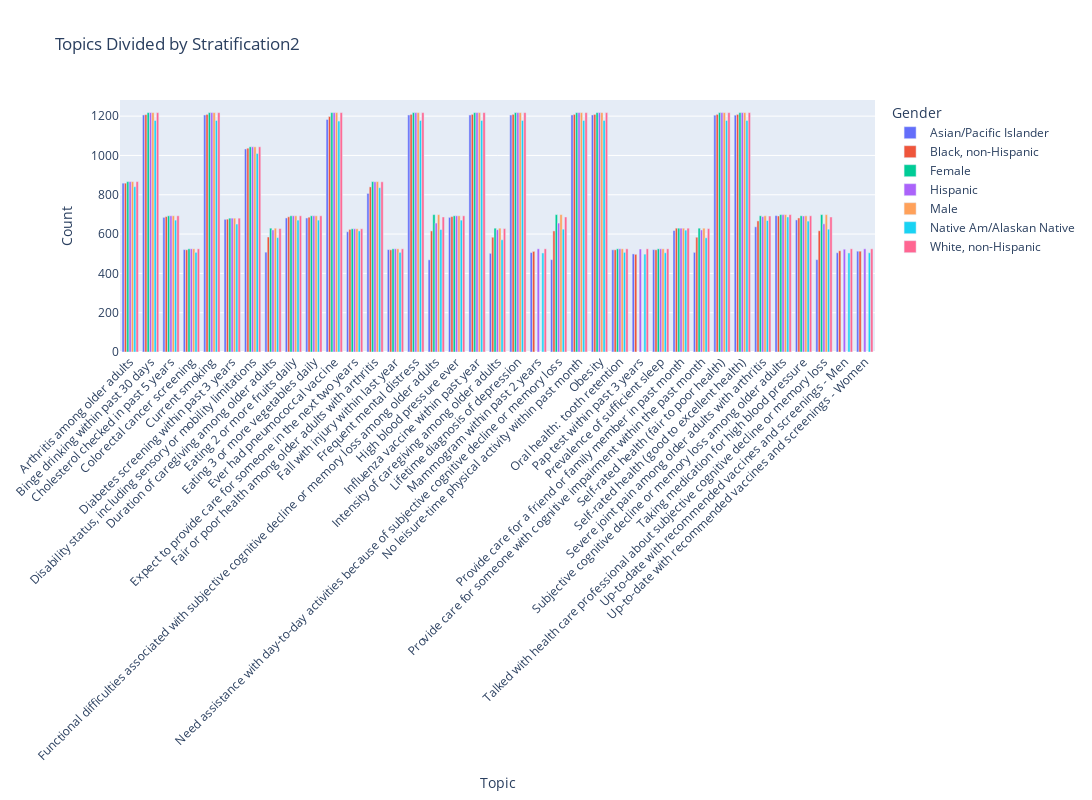

The cell this chart's notebook holds for it:
### Code cell
# Interactice bar chart for analizing topics by Stratification2:
#   'Hispanic'
#   'Asian/Pacific Islander'
#   'Male'
#   'Black, non-Hispanic'
#   'Native Am/Alaskan Native'
#   'White, non-Hispanic'                   
#   'Female'

data_cleaned_percent = data_cleaned[data_cleaned['Data_Value_Unit'] == '%'] 
topics_by_stratification2 = data_cleaned_percent.groupby(['Topic', 'Stratification2']).size().unstack()

topics_by_stratification2_long = topics_by_stratification2.reset_index().melt(id_vars='Topic', var_name='Gender', value_name='Count')

# Create the bar chart
fig = px.bar(topics_by_stratification2_long, x='Topic', y='Count', color='Gender', 
             title='Topics Divided by Stratification2',
             labels={'Count':'Count', 'Topic':'Topic'},
             barmode='group')

# Update layout
fig.update_layout(xaxis_title='Topic',
                  yaxis_title='Count',
                  legend_title='Gender',
                  xaxis_tickangle=-45,
                  width=1300,
                  height=800
                  )

# Show the interactive plot
fig.show()

### Figure 1 — Plotly figure (JSON) as saved in the notebook; plotly's stock layout.template omitted (floating-point values rounded to 4 significant figures)
{"data": [{"alignmentgroup": "True", "hovertemplate": "Gender=Asian/Pacific Islander<br>Topic=%{x}<br>Count=%{y}<extra></extra>", "legendgroup": "Asian/Pacific Islander", "marker": {"color": "#636efa", "pattern": {"shape": ""}}, "name": "Asian/Pacific Islander", "offsetgroup": "Asian/Pacific Islander", "orientation": "v", "showlegend": true, "textposition": "auto", "type": "bar", "x": ["Arthritis among older adults", "Binge drinking within past 30 days", "Cholesterol checked in past 5 years", "Colorectal cancer screening", "Current smoking", "Diabetes screening within past 3 years", "Disability status, including sensory or mobility limitations", "Duration of caregiving among older adults", "Eating 2 or more fruits daily", "Eating 3 or more vegetables daily", "Ever had pneumococcal vaccine", "Expect to provide care for someone in the next two years", "Fair or poor health among older adults with arthritis", "Fall with injury within last year", "Frequent mental distress", "Functional difficulties associated with subjective cognitive decline or memory loss among older adults", "High blood pressure ever", "Influenza vaccine within past year", "Intensity of caregiving among older adults", "Lifetime diagnosis of depression", "Mammogram within past 2 years", "Need assistance with day-to-day activities because of subjective cognitive decline or memory loss", "No leisure-time physical activity within past month", "Obesity", "Oral health:  tooth retention", "Pap test within past 3 years", "Prevalence of sufficient sleep", "Provide care for a friend or family member in past month", "Provide care for someone with cognitive impairment within the past month", "Self-rated health (fair to poor health)", "Self-rated health (good to excellent health)", "Severe joint pain among older adults with arthritis", "Subjective cognitive decline or memory loss among older adults", "Taking medication for high blood pressure", "Talked with health care professional about subjective cognitive decline or memory loss", "Up-to-date with recommended vaccines and screenings - Men", "Up-to-date with recommended vaccines and screenings - Women"], "xaxis": "x", "y": [859, 1206, 685, 521, 1206, 675, 1033, 508, 682, 682, 1183, 612, 807, 521, 1206, 469, 685, 1206, 502, 1206, 506, 470, 1206, 1206, 520, 499, 521, 618, 507, 1205, 1205, 637, 694, 672, 470, 505, 513], "yaxis": "y"}, {"alignmentgroup": "True", "hovertemplate": "Gender=Black, non-Hispanic<br>Topic=%{x}<br>Count=%{y}<extra></extra>", "legendgroup": "Black, non-Hispanic", "marker": {"color": "#EF553B", "pattern": {"shape": ""}}, "name": "Black, non-Hispanic", "offsetgroup": "Black, non-Hispanic", "orientation": "v", "showlegend": true, "textposition": "auto", "type": "bar", "x": ["Arthritis among older adults", "Binge drinking within past 30 days", "Cholesterol checked in past 5 years", "Colorectal cancer screening", "Current smoking", "Diabetes screening within past 3 years", "Disability status, including sensory or mobility limitations", "Duration of caregiving among older adults", "Eating 2 or more fruits daily", "Eating 3 or more vegetables daily", "Ever had pneumococcal vaccine", "Expect to provide care for someone in the next two years", "Fair or poor health among older adults with arthritis", "Fall with injury within last year", "Frequent mental distress", "Functional difficulties associated with subjective cognitive decline or memory loss among older adults", "High blood pressure ever", "Influenza vaccine within past year", "Intensity of caregiving among older adults", "Lifetime diagnosis of depression", "Mammogram within past 2 years", "Need assistance with day-to-day activities because of subjective cognitive decline or memory loss", "No leisure-time physical activity within past month", "Obesity", "Oral health:  tooth retention", "Pap test within past 3 years", "Prevalence of sufficient sleep", "Provide care for a friend or family member in past month", "Provide care for someone with cognitive impairment within the past month", "Self-rated health (fair to poor health)", "Self-rated health (good to excellent health)", "Severe joint pain among older adults with arthritis", "Subjective cognitive decline or memory loss among older adults", "Taking medication for high blood pressure", "Talked with health care professional about subjective cognitive decline or memory loss", "Up-to-date with recommended vaccines and screenings - Men", "Up-to-date with recommended vaccines and screenings - Women"], "xaxis": "x", "y": [859, 1208, 689, 520, 1209, 676, 1037, 585, 688, 686, 1198, 624, 840, 520, 1209, 616, 689, 1209, 584, 1209, 512, 616, 1209, 1209, 520, 497, 520, 630, 584, 1209, 1209, 667, 692, 682, 617, 515, 513], "yaxis": "y"}, {"alignmentgroup": "True", "hovertemplate": "Gender=Female<br>Topic=%{x}<br>Count=%{y}<extra></extra>", "legendgroup": "Female", "marker": {"color": "#00cc96", "pattern": {"shape": ""}}, "name": "Female", "offsetgroup": "Female", "orientation": "v", "showlegend": true, "textposition": "auto", "type": "bar", "x": ["Arthritis among older adults", "Binge drinking within past 30 days", "Cholesterol checked in past 5 years", "Colorectal cancer screening", "Current smoking", "Diabetes screening within past 3 years", "Disability status, including sensory or mobility limitations", "Duration of caregiving among older adults", "Eating 2 or more fruits daily", "Eating 3 or more vegetables daily", "Ever had pneumococcal vaccine", "Expect to provide care for someone in the next two years", "Fair or poor health among older adults with arthritis", "Fall with injury within last year", "Frequent mental distress", "Functional difficulties associated with subjective cognitive decline or memory loss among older adults", "High blood pressure ever", "Influenza vaccine within past year", "Intensity of caregiving among older adults", "Lifetime diagnosis of depression", "Mammogram within past 2 years", "Need assistance with day-to-day activities because of subjective cognitive decline or memory loss", "No leisure-time physical activity within past month", "Obesity", "Oral health:  tooth retention", "Pap test within past 3 years", "Prevalence of sufficient sleep", "Provide care for a friend or family member in past month", "Provide care for someone with cognitive impairment within the past month", "Self-rated health (fair to poor health)", "Self-rated health (good to excellent health)", "Severe joint pain among older adults with arthritis", "Subjective cognitive decline or memory loss among older adults", "Taking medication for high blood pressure", "Talked with health care professional about subjective cognitive decline or memory loss", "Up-to-date with recommended vaccines and screenings - Men", "Up-to-date with recommended vaccines and screenings - Women"], "xaxis": "x", "y": [867, 1218, 693, 525, 1218, 681, 1044, 630, 693, 693, 1218, 627, 867, 525, 1218, 699, 693, 1218, 630, 1218, null, 699, 1218, 1218, 525, null, 525, 630, 630, 1218, 1218, 693, 699, 693, 699, null, null], "yaxis": "y"}, {"alignmentgroup": "True", "hovertemplate": "Gender=Hispanic<br>Topic=%{x}<br>Count=%{y}<extra></extra>", "legendgroup": "Hispanic", "marker": {"color": "#ab63fa", "pattern": {"shape": ""}}, "name": "Hispanic", "offsetgroup": "Hispanic", "orientation": "v", "showlegend": true, "textposition": "auto", "type": "bar", "x": ["Arthritis among older adults", "Binge drinking within past 30 days", "Cholesterol checked in past 5 years", "Colorectal cancer screening", "Current smoking", "Diabetes screening within past 3 years", "Disability status, including sensory or mobility limitations", "Duration of caregiving among older adults", "Eating 2 or more fruits daily", "Eating 3 or more vegetables daily", "Ever had pneumococcal vaccine", "Expect to provide care for someone in the next two years", "Fair or poor health among older adults with arthritis", "Fall with injury within last year", "Frequent mental distress", "Functional difficulties associated with subjective cognitive decline or memory loss among older adults", "High blood pressure ever", "Influenza vaccine within past year", "Intensity of caregiving among older adults", "Lifetime diagnosis of depression", "Mammogram within past 2 years", "Need assistance with day-to-day activities because of subjective cognitive decline or memory loss", "No leisure-time physical activity within past month", "Obesity", "Oral health:  tooth retention", "Pap test within past 3 years", "Prevalence of sufficient sleep", "Provide care for a friend or family member in past month", "Provide care for someone with cognitive impairment within the past month", "Self-rated health (fair to poor health)", "Self-rated health (good to excellent health)", "Severe joint pain among older adults with arthritis", "Subjective cognitive decline or memory loss among older adults", "Taking medication for high blood pressure", "Talked with health care professional about subjective cognitive decline or memory loss", "Up-to-date with recommended vaccines and screenings - Men", "Up-to-date with recommended vaccines and screenings - Women"], "xaxis": "x", "y": [867, 1218, 693, 525, 1218, 681, 1044, 621, 693, 693, 1218, 627, 866, 525, 1218, 656, 693, 1218, 622, 1218, 525, 656, 1218, 1218, 525, 524, 525, 630, 621, 1218, 1218, 689, 699, 692, 652, 523, 525], "yaxis": "y"}, {"alignmentgroup": "True", "hovertemplate": "Gender=Male<br>Topic=%{x}<br>Count=%{y}<extra></extra>", "legendgroup": "Male", "marker": {"color": "#FFA15A", "pattern": {"shape": ""}}, "name": "Male", "offsetgroup": "Male", "orientation": "v", "showlegend": true, "textposition": "auto", "type": "bar", "x": ["Arthritis among older adults", "Binge drinking within past 30 days", "Cholesterol checked in past 5 years", "Colorectal cancer screening", "Current smoking", "Diabetes screening within past 3 years", "Disability status, including sensory or mobility limitations", "Duration of caregiving among older adults", "Eating 2 or more fruits daily", "Eating 3 or more vegetables daily", "Ever had pneumococcal vaccine", "Expect to provide care for someone in the next two years", "Fair or poor health among older adults with arthritis", "Fall with injury within last year", "Frequent mental distress", "Functional difficulties associated with subjective cognitive decline or memory loss among older adults", "High blood pressure ever", "Influenza vaccine within past year", "Intensity of caregiving among older adults", "Lifetime diagnosis of depression", "Mammogram within past 2 years", "Need assistance with day-to-day activities because of subjective cognitive decline or memory loss", "No leisure-time physical activity within past month", "Obesity", "Oral health:  tooth retention", "Pap test within past 3 years", "Prevalence of sufficient sleep", "Provide care for a friend or family member in past month", "Provide care for someone with cognitive impairment within the past month", "Self-rated health (fair to poor health)", "Self-rated health (good to excellent health)", "Severe joint pain among older adults with arthritis", "Subjective cognitive decline or memory loss among older adults", "Taking medication for high blood pressure", "Talked with health care professional about subjective cognitive decline or memory loss", "Up-to-date with recommended vaccines and screenings - Men", "Up-to-date with recommended vaccines and screenings - Women"], "xaxis": "x", "y": [867, 1218, 693, 525, 1218, 681, 1044, 630, 693, 693, 1218, 627, 867, 525, 1218, 699, 693, 1218, 630, 1218, null, 699, 1218, 1218, 525, null, 525, 630, 630, 1218, 1218, 693, 699, 693, 699, null, null], "yaxis": "y"}, {"alignmentgroup": "True", "hovertemplate": "Gender=Native Am/Alaskan Native<br>Topic=%{x}<br>Count=%{y}<extra></extra>", "legendgroup": "Native Am/Alaskan Native", "marker": {"color": "#19d3f3", "pattern": {"shape": ""}}, "name": "Native Am/Alaskan Native", "offsetgroup": "Native Am/Alaskan Native", "orientation": "v", "showlegend": true, "textposition": "auto", "type": "bar", "x": ["Arthritis among older adults", "Binge drinking within past 30 days", "Cholesterol checked in past 5 years", "Colorectal cancer screening", "Current smoking", "Diabetes screening within past 3 years", "Disability status, including sensory or mobility limitations", "Duration of caregiving among older adults", "Eating 2 or more fruits daily", "Eating 3 or more vegetables daily", "Ever had pneumococcal vaccine", "Expect to provide care for someone in the next two years", "Fair or poor health among older adults with arthritis", "Fall with injury within last year", "Frequent mental distress", "Functional difficulties associated with subjective cognitive decline or memory loss among older adults", "High blood pressure ever", "Influenza vaccine within past year", "Intensity of caregiving among older adults", "Lifetime diagnosis of depression", "Mammogram within past 2 years", "Need assistance with day-to-day activities because of subjective cognitive decline or memory loss", "No leisure-time physical activity within past month", "Obesity", "Oral health:  tooth retention", "Pap test within past 3 years", "Prevalence of sufficient sleep", "Provide care for a friend or family member in past month", "Provide care for someone with cognitive impairment within the past month", "Self-rated health (fair to poor health)", "Self-rated health (good to excellent health)", "Severe joint pain among older adults with arthritis", "Subjective cognitive decline or memory loss among older adults", "Taking medication for high blood pressure", "Talked with health care professional about subjective cognitive decline or memory loss", "Up-to-date with recommended vaccines and screenings - Men", "Up-to-date with recommended vaccines and screenings - Women"], "xaxis": "x", "y": [841, 1178, 671, 507, 1178, 651, 1010, 582, 671, 671, 1175, 616, 836, 507, 1178, 623, 671, 1178, 571, 1178, 504, 625, 1178, 1178, 507, 498, 505, 620, 581, 1178, 1178, 669, 687, 666, 625, 504, 505], "yaxis": "y"}, {"alignmentgroup": "True", "hovertemplate": "Gender=White, non-Hispanic<br>Topic=%{x}<br>Count=%{y}<extra></extra>", "legendgroup": "White, non-Hispanic", "marker": {"color": "#FF6692", "pattern": {"shape": ""}}, "name": "White, non-Hispanic", "offsetgroup": "White, non-Hispanic", "orientation": "v", "showlegend": true, "textposition": "auto", "type": "bar", "x": ["Arthritis among older adults", "Binge drinking within past 30 days", "Cholesterol checked in past 5 years", "Colorectal cancer screening", "Current smoking", "Diabetes screening within past 3 years", "Disability status, including sensory or mobility limitations", "Duration of caregiving among older adults", "Eating 2 or more fruits daily", "Eating 3 or more vegetables daily", "Ever had pneumococcal vaccine", "Expect to provide care for someone in the next two years", "Fair or poor health among older adults with arthritis", "Fall with injury within last year", "Frequent mental distress", "Functional difficulties associated with subjective cognitive decline or memory loss among older adults", "High blood pressure ever", "Influenza vaccine within past year", "Intensity of caregiving among older adults", "Lifetime diagnosis of depression", "Mammogram within past 2 years", "Need assistance with day-to-day activities because of subjective cognitive decline or memory loss", "No leisure-time physical activity within past month", "Obesity", "Oral health:  tooth retention", "Pap test within past 3 years", "Prevalence of sufficient sleep", "Provide care for a friend or family member in past month", "Provide care for someone with cognitive impairment within the past month", "Self-rated health (fair to poor health)", "Self-rated health (good to excellent health)", "Severe joint pain among older adults with arthritis", "Subjective cognitive decline or memory loss among older adults", "Taking medication for high blood pressure", "Talked with health care professional about subjective cognitive decline or memory loss", "Up-to-date with recommended vaccines and screenings - Men", "Up-to-date with recommended vaccines and screenings - Women"], "xaxis": "x", "y": [867, 1218, 693, 525, 1218, 681, 1044, 628, 693, 693, 1218, 627, 866, 525, 1218, 687, 693, 1218, 628, 1218, 525, 687, 1218, 1218, 525, 525, 525, 630, 628, 1218, 1218, 692, 699, 693, 687, 525, 525], "yaxis": "y"}], "layout": {"barmode": "group", "height": 800, "legend": {"title": {"text": "Gender"}, "tracegroupgap": 0}, "title": {"text": "Topics Divided by Stratification2"}, "width": 1300, "xaxis": {"anchor": "y", "domain": [0, 1], "tickangle": -45, "title": {"text": "Topic"}}, "yaxis": {"anchor": "x", "domain": [0, 1], "title": {"text": "Count"}}}}
